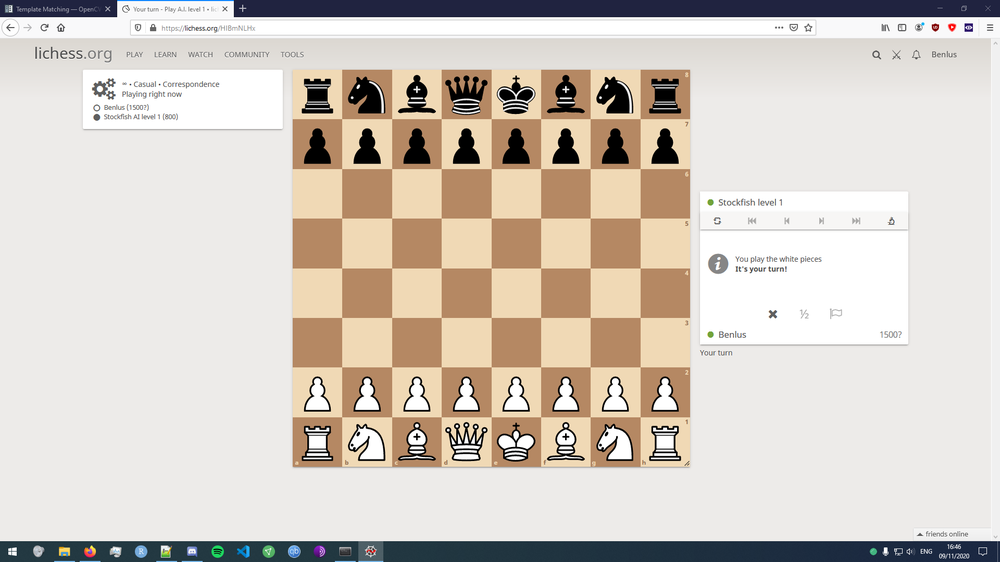
#> input picture screenshot.png, 1000 x 562 px, shrunk from 1920 x 1080 before the run
$ python linedetection.py   (older library calls are emulated)
#> lines starting #> are read from the running program, lines starting #| are printed output that depends on the picture; after the words box and inside, x2 and y2 are one past the last pixel; in counts of white or black regions, pixels touching at a corner belong together
# board recognition try number 2
import cv2
import numpy as np
from os import chdir, getcwd
from matplotlib import pyplot as plt

chdir("C:\\Users\\Bene\\Desktop\\SolvingChess")
getcwd()

img = cv2.imread("screenshot.png")
#> img is the input picture: shape (562, 1000, 3); mean B, G, R 194.7, 203.4, 211.9
plt.imshow(img)

# preprocessing
gray = cv2.cvtColor(img, cv2.COLOR_BGR2GRAY)
gray = cv2.bitwise_not(gray)
cv2.imshow("gray", gray)
cv2.waitKey()
# adaptive threshold
bw = cv2.adaptiveThreshold(gray, 255, cv2.ADAPTIVE_THRESH_MEAN_C, cv2.THRESH_BINARY, 15, -2)
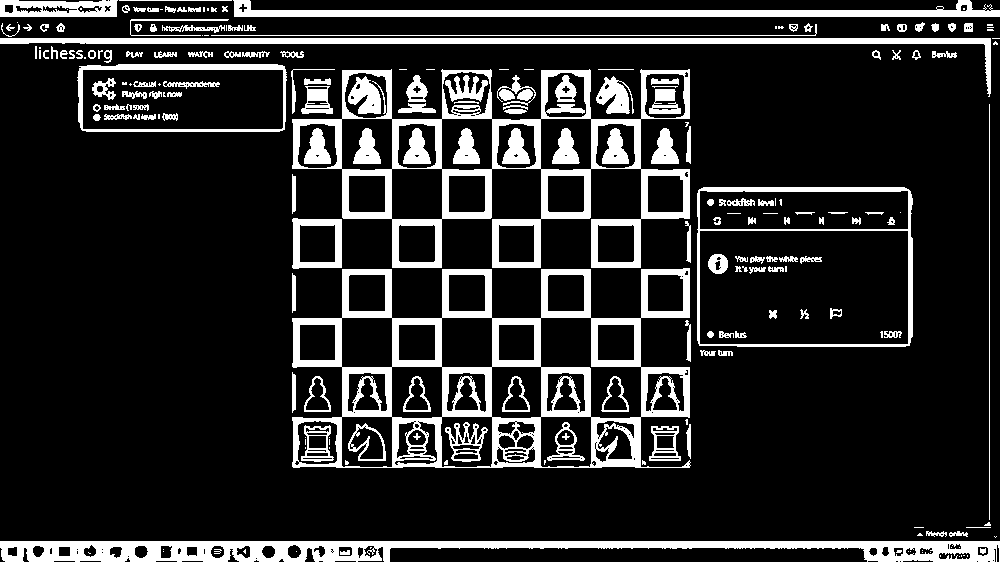
#> bw: shape (562, 1000); 16.1% white; 227 white regions (72 under 20 px), largest, box (x1, y1, x2, y2) and area: (292, 268, 691, 468) 20635, (292, 69, 690, 268) 15555, (0, 541, 1000, 562) 11810

cv2.imshow("gray", bw)
cv2.waitKey()

horizontal = np.copy(bw)
vertical = np.copy(bw)

# Specify size on horizontal axis
cols = horizontal.shape[1]
#> cols = 1000
horizontal_size = cols // 30
#> horizontal_size = 33
# Create structure element for extracting horizontal lines through morphology operations
horizontalStructure = cv2.getStructuringElement(cv2.MORPH_RECT, (horizontal_size, 1))
# Apply morphology operations
horizontal = cv2.erode(horizontal, horizontalStructure)
#> horizontal: shape (562, 1000); 5.1% white; 99 white regions (17 under 20 px), largest, box (x1, y1, x2, y2) and area: (0, 541, 1000, 548) 5942, (0, 38, 975, 44) 5761, (250, 10, 1000, 17) 5175
horizontal = cv2.dilate(horizontal, horizontalStructure)
#> horizontal: shape (562, 1000); 7.5% white; 69 white regions, largest, box (x1, y1, x2, y2) and area: (0, 541, 1000, 548) 6358, (0, 38, 991, 44) 5889, (234, 10, 1000, 17) 5303

# Specify size on vertical axis
rows = vertical.shape[0]
#> rows = 562
verticalsize = rows // 30
#> verticalsize = 18
# Create structure element for extracting vertical lines through morphology operations
verticalStructure = cv2.getStructuringElement(cv2.MORPH_RECT, (1, verticalsize))
#> verticalStructure = 18 values from 1 to 1
# Apply morphology operations
vertical = cv2.erode(vertical, verticalStructure)
#> vertical: shape (562, 1000); 3.4% white; 171 white regions (45 under 20 px), largest, box (x1, y1, x2, y2) and area: (908, 198, 913, 338) 580, (989, 113, 990, 512) 399, (697, 198, 700, 338) 375
vertical = cv2.dilate(vertical, verticalStructure)
#> vertical: shape (562, 1000); 6% white; 134 white regions (15 under 20 px), largest, box (x1, y1, x2, y2) and area: (631, 270, 648, 469) 1425, (534, 270, 548, 469) 1342, (385, 270, 399, 469) 1311

plt.imshow(vertical)

# Inverse vertical image
vertical = cv2.bitwise_not(vertical)

# Step 1
edges = cv2.adaptiveThreshold(vertical, 255, cv2.ADAPTIVE_THRESH_MEAN_C, cv2.THRESH_BINARY, 3, -2)
#> edges: shape (562, 1000); 2.6% white in thin lines or dots

# Step 2
kernel = np.ones((2, 2), np.uint8)
edges = cv2.dilate(edges, kernel)
#> edges: shape (562, 1000); 5.2% white in thin lines or dots

# Step 3
smooth = np.copy(vertical)
# Step 4
smooth = cv2.blur(smooth, (2, 2))
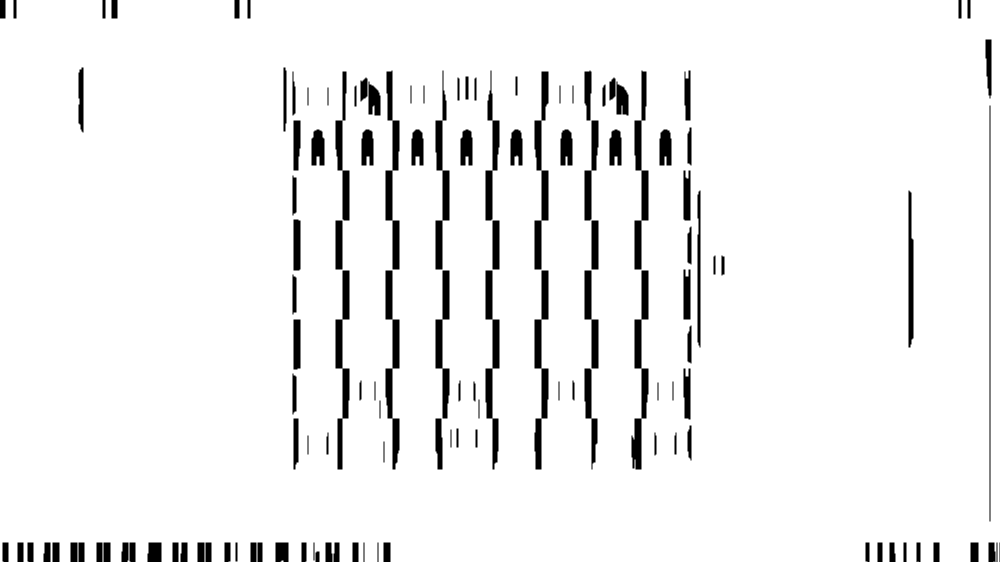
#> smooth: shape (562, 1000); min 0, max 255, mean 239.9
# Step 5
(rows, cols) = np.where(edges != 0)
vertical[rows, cols] = smooth[rows, cols]

import PIL.Image as PIL_Image
def display_array(array, rng = [0,255]):
    """Plot an array as greyscale image."""
    array = (array - rng[0])/float(rng[1] - rng[0])*255
    array = np.uint8(np.clip(array, 0, 255))
    PIL_Image.fromarray(array).show()

# now we do a hough transform to resample into parameter space of lines
total = horizontal + cv2.bitwise_not(vertical)

display_array(vertical)
display_array(horizontal)

#finding vertical lines in the vertical image
kernelx = cv2.getStructuringElement(cv2.MORPH_RECT,(2,10))

dx = cv2.Sobel(vertical,cv2.CV_16S,1,0)
dx = cv2.convertScaleAbs(dx)
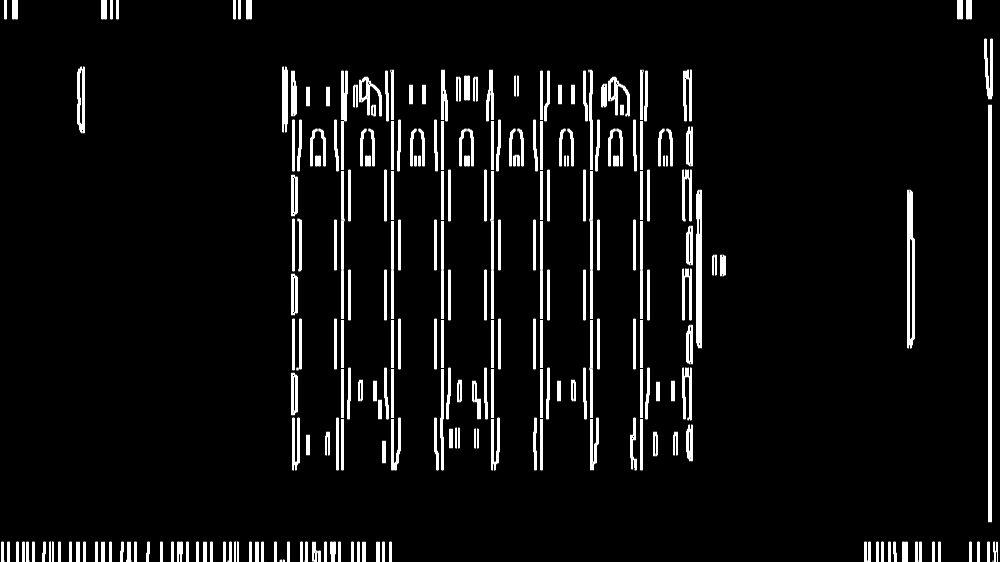
#> dx: shape (562, 1000); min 0, max 255, mean 16.8
cv2.normalize(dx,dx,0,255,cv2.NORM_MINMAX)
ret,close = cv2.threshold(dx,0,255,cv2.THRESH_BINARY+cv2.THRESH_OTSU)
#> close: shape (562, 1000); 6.5% white; 251 white regions (1 under 20 px), largest, box (x1, y1, x2, y2) and area: (988, 105, 992, 522) 1668, (907, 190, 915, 348) 942, (696, 190, 702, 348) 902
#> ret = 127
close = cv2.morphologyEx(close,cv2.MORPH_DILATE,kernelx,iterations = 1)
#> close: shape (562, 1000); 10.3% white; 169 white regions

contour, hier = cv2.findContours(close,cv2.RETR_EXTERNAL,cv2.CHAIN_APPROX_SIMPLE)
#> contour = 169 contours; largest, box (x1, y1, x2, y2) and area: (291, 67, 303, 475) 3181, (682, 66, 694, 466) 3082, (984, 35, 994, 527) 2137, (583, 66, 600, 475) 1720, (486, 66, 501, 475) 1602
for cnt in contour:
    x,y,w,h = cv2.boundingRect(cnt)
    if h/w > 5:
        cv2.drawContours(close,[cnt],0,255,-1)
    else:
        cv2.drawContours(close,[cnt],0,0,-1)
#> this loop made 169 passes
#> (x, y, w, h) on passes 1, 2, 10: (279, 555, 7, 7), (992, 538, 7, 24), (893, 538, 5, 24)
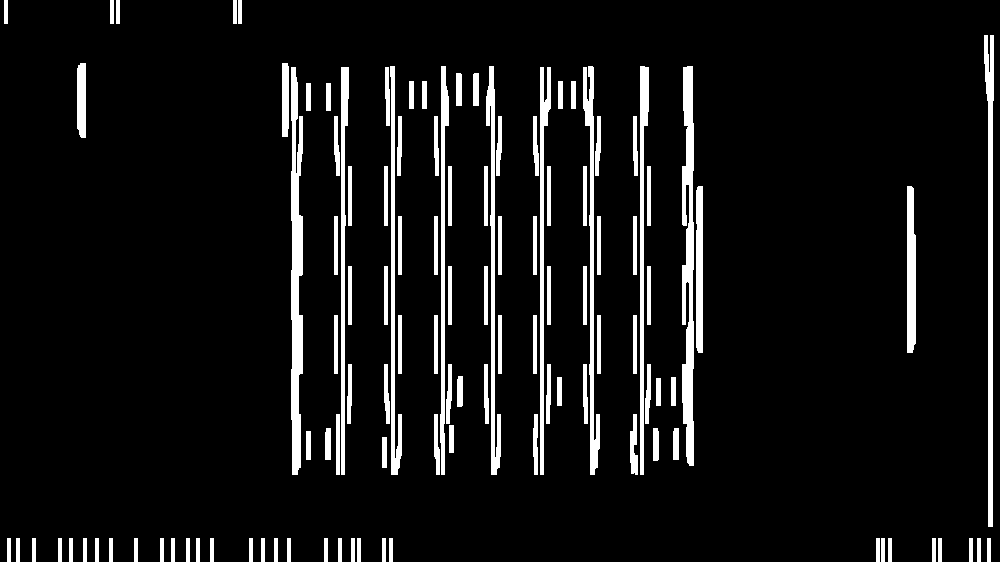
#> close: shape (562, 1000); 8.1% white; 116 white regions, largest, box (x1, y1, x2, y2) and area: (291, 67, 303, 475) 3658, (682, 66, 694, 466) 3583, (984, 35, 994, 527) 2671
close = cv2.morphologyEx(close,cv2.MORPH_CLOSE,None,iterations = 2)
#> close: shape (562, 1000); 9.7% white; 57 white regions, largest, box (x1, y1, x2, y2) and area: (682, 66, 703, 466) 5419, (382, 66, 402, 475) 5068, (434, 66, 454, 475) 4850
closex = close.copy()

display_array(closex)
# finding horizontal lines in horizontal image
horizontal2 = cv2.bitwise_not(horizontal)
display_array(horizontal2)

kernely = cv2.getStructuringElement(cv2.MORPH_RECT,(10,2))
dy = cv2.Sobel(horizontal,cv2.CV_16S,0,2)
dy = cv2.convertScaleAbs(dy)
#> dy: shape (562, 1000); 6.4% white in thin lines or dots
cv2.normalize(dy,dy,0,255,cv2.NORM_MINMAX)
ret,close = cv2.threshold(dy,0,255,cv2.THRESH_BINARY+cv2.THRESH_OTSU)
#> ret = 0
close = cv2.morphologyEx(close,cv2.MORPH_DILATE,kernely)
#> close: shape (562, 1000); 9.8% white; 70 white regions

contour, hier = cv2.findContours(close,cv2.RETR_EXTERNAL,cv2.CHAIN_APPROX_SIMPLE)
#> contour = 70 contours; largest, box (x1, y1, x2, y2) and area: (0, 540, 1000, 562) 5150, (0, 34, 997, 40) 4078, (287, 458, 696, 470) 2236, (74, 63, 398, 75) 2090, (0, 42, 997, 46) 2014
for cnt in contour:
    x,y,w,h = cv2.boundingRect(cnt)
    if w/h > 5:
        cv2.drawContours(close,[cnt],0,255,-1)
    else:
        cv2.drawContours(close,[cnt],0,0,-1)
#> this loop made 70 passes
#> (cnt, x, y, w, h) on passes 4, 5, 11, 12, 13, 15, 16, 17, 20, 21: ([[387, 458], [387, 461], [441, 461], [441, 458]], 387, 458, 55, 4), ([[296, 456], [296, 461], [339, 461], [339, 456]], 296, 456, 44, 6), ([[536, 372], [536, 374], [596, 374], [596, 372]], 536, 372, 61, 3), ([[437, 372], [437, 374], [497, 374], [497, 372]], 437, 372, 61, 3), ([[337, 372], [337, 374], [397, 374], [397, 372]], 337, 372, 61, 3), ([[586, 359], [586, 361], [646, 361], [646, 359]], 586, 359, 61, 3), ([[487, 359], [487, 361], [546, 361], [546, 359]], 487, 359, 60, 3), ([[387, 359], [387, 361], [447, 361], [447, 359]], 387, 359, 61, 3), ([[586, 324], [586, 326], [646, 326], [646, 324]], 586, 324, 61, 3), ([[487, 324], [487, 326], [546, 326], [546, 324]], 487, 324, 60, 3)
#> (x, y, w, h) on passes 1, 2, 3, 6, 7, 8: (22, 555, 366, 7), (0, 540, 1000, 22), (287, 458, 409, 12), (287, 416, 409, 7), (636, 410, 60, 5), (536, 410, 61, 5)
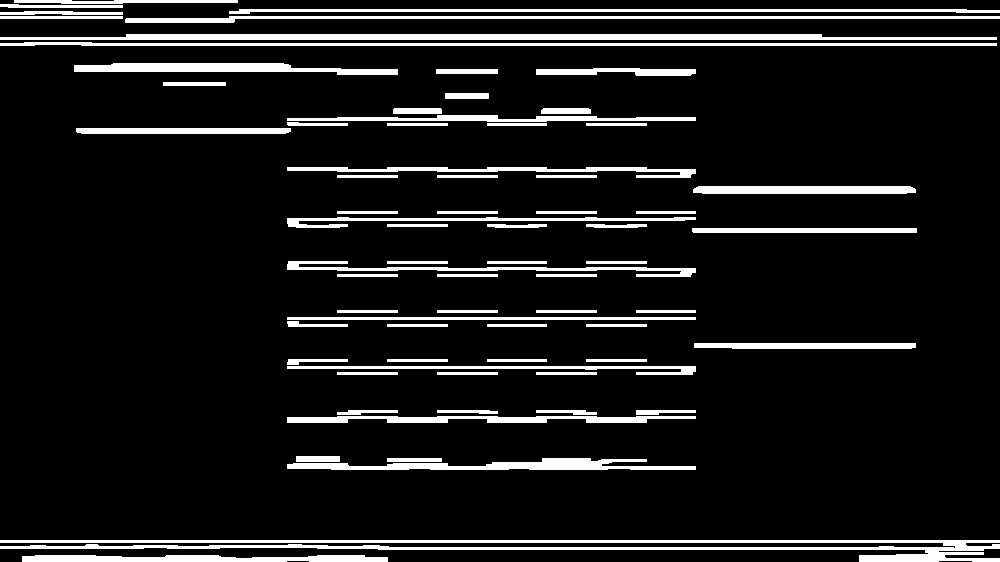
#> close: shape (562, 1000); 10.1% white; 70 white regions, largest, box (x1, y1, x2, y2) and area: (0, 540, 1000, 562) 7323, (0, 34, 997, 40) 5079, (0, 42, 997, 46) 3013

close = cv2.morphologyEx(close,cv2.MORPH_DILATE,None,iterations = 2)
#> close: shape (562, 1000); 19.6% white; 20 white regions, largest, box (x1, y1, x2, y2) and area: (0, 32, 999, 48) 15045, (0, 0, 1000, 25) 14906, (0, 538, 1000, 562) 14835
closey = close.copy()
display_array(closey)

# finding intersection points
intersections = cv2.bitwise_and(closex, closey)
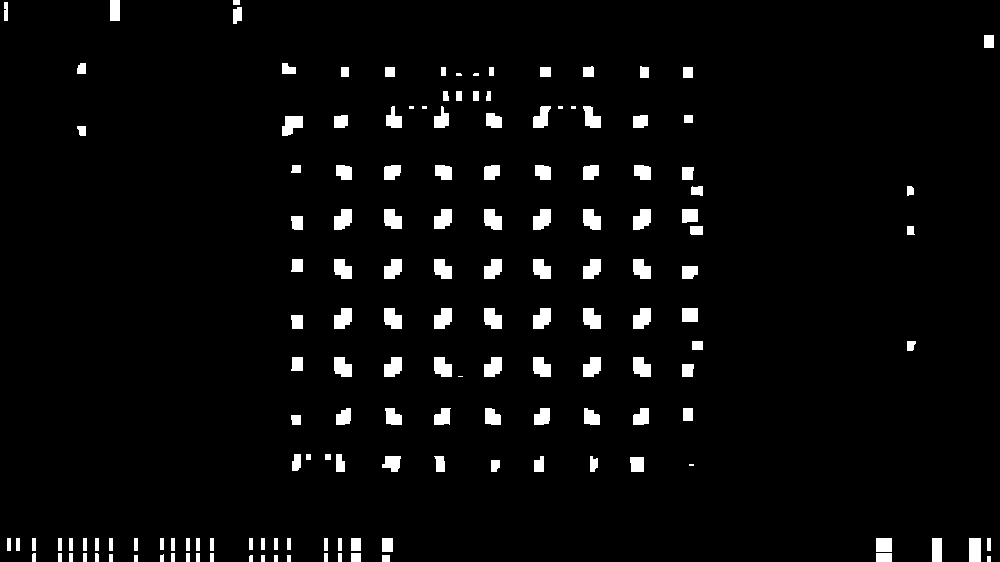
#> intersections: shape (562, 1000); 3.8% white; 155 white regions (8 under 20 px), largest, box (x1, y1, x2, y2) and area: (282, 116, 303, 136) 303, (384, 308, 402, 329) 298, (484, 308, 502, 329) 298
display_array(intersections)

# trying out hough line transform on the horizontal and vertical images
img2 = img.copy()
lines = cv2.HoughLines(horizontal,1,np.pi/180,200)
#> lines = 76 rows, first 8: [541, 1.57], [38, 1.57], [13, 1.57], [35, 1.57], [1, 1.59], [23, 1.55], [559, 1.55], [557, 1.55]

for i in range(0, lines.shape[0], 1):
    rho = lines[i, 0][0]
    theta = lines[i, 0][1]
    a = np.cos(theta)
    b = np.sin(theta)
    x0 = a*rho
    y0 = b*rho
    x1 = int(x0 + 1000*(-b))
    y1 = int(y0 + 1000*(a))
    x2 = int(x0 - 1000*(-b))
    y2 = int(y0 - 1000*(a))
    cv2.line(img2,(x1,y1),(x2,y2),(0,0,255),2)
#> this loop made 76 passes
#> (rho, theta, a, b, x0, y0, x1, y1) on pass 1: (541, 1.57, -4.37e-08, 1, -2.36e-05, 541, -1000, 540)
#> rho on pass 2: 38
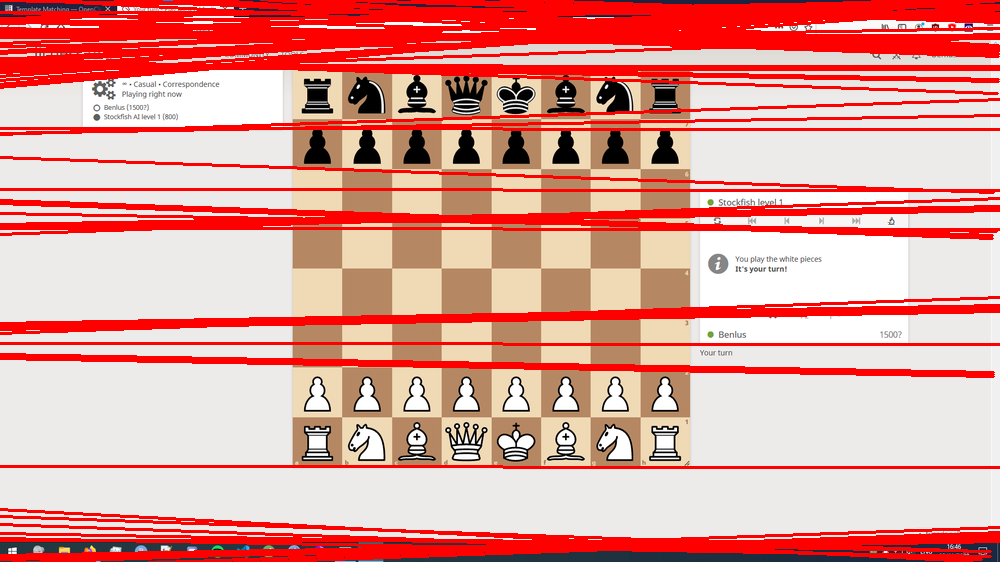
#> img2: shape (562, 1000, 3); mean B, G, R 149.7, 157.6, 226.8

# [13 lines of commented-out code are left out]

cv2.imwrite('houghlines_horizontal.jpg',img2)

import tensorflow as tf
#> figure, not shown here; B, G, R data is drawn as R, G, B
